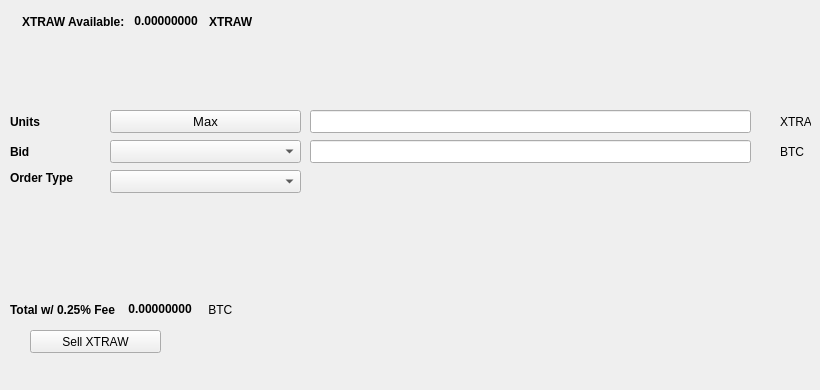
   <widget class="QWidget" name="SellTab">
    <attribute name="title">
     <string>Sell</string>
    </attribute>
    <widget class="QLabel" name="label_16">
     <property name="geometry">
      <rect>
       <x>780</x>
       <y>140</y>
       <width>31</width>
       <height>23</height>
      </rect>
     </property>
     <property name="text">
      <string>BTC</string>
     </property>
    </widget>
    <widget class="QComboBox" name="SellBidcomboBox">
     <property name="geometry">
      <rect>
       <x>110</x>
       <y>140</y>
       <width>191</width>
       <height>23</height>
      </rect>
     </property>
     <property name="font">
      <font>
       <pointsize>10</pointsize>
      </font>
     </property>
    </widget>
    <widget class="QLabel" name="label_18">
     <property name="geometry">
      <rect>
       <x>10</x>
       <y>110</y>
       <width>46</width>
       <height>23</height>
      </rect>
     </property>
     <property name="font">
      <font>
       <weight>75</weight>
       <bold>true</bold>
      </font>
     </property>
     <property name="text">
      <string>Units</string>
     </property>
    </widget>
    <widget class="QPushButton" name="Sell_Max_Amount">
     <property name="geometry">
      <rect>
       <x>110</x>
       <y>110</y>
       <width>191</width>
       <height>23</height>
      </rect>
     </property>
     <property name="font">
      <font>
       <pointsize>10</pointsize>
      </font>
     </property>
     <property name="text">
      <string>Max</string>
     </property>
    </widget>
    <widget class="QLabel" name="label_20">
     <property name="geometry">
      <rect>
       <x>10</x>
       <y>170</y>
       <width>91</width>
       <height>16</height>
      </rect>
     </property>
     <property name="font">
      <font>
       <weight>75</weight>
       <bold>true</bold>
      </font>
     </property>
     <property name="text">
      <string>Order Type</string>
     </property>
    </widget>
    <widget class="QComboBox" name="SellOrdertypeCombo">
     <property name="geometry">
      <rect>
       <x>110</x>
       <y>170</y>
       <width>191</width>
       <height>23</height>
      </rect>
     </property>
     <property name="font">
      <font>
       <pointsize>10</pointsize>
      </font>
     </property>
    </widget>
    <widget class="QLabel" name="label_21">
     <property name="geometry">
      <rect>
       <x>10</x>
       <y>140</y>
       <width>46</width>
       <height>23</height>
      </rect>
     </property>
     <property name="font">
      <font>
       <weight>75</weight>
       <bold>true</bold>
      </font>
     </property>
     <property name="text">
      <string>Bid</string>
     </property>
    </widget>
    <widget class="QLabel" name="label_22">
     <property name="geometry">
      <rect>
       <x>780</x>
       <y>110</y>
       <width>31</width>
       <height>23</height>
      </rect>
     </property>
     <property name="text">
      <string>XTRAW</string>
     </property>
    </widget>
    <widget class="QLineEdit" name="UnitsInputSEND">
     <property name="geometry">
      <rect>
       <x>310</x>
       <y>110</y>
       <width>441</width>
       <height>23</height>
      </rect>
     </property>
     <property name="font">
      <font>
       <pointsize>9</pointsize>
       <weight>75</weight>
       <bold>true</bold>
      </font>
     </property>
    </widget>
    <widget class="QLineEdit" name="SellBidPriceEdit">
     <property name="geometry">
      <rect>
       <x>310</x>
       <y>140</y>
       <width>441</width>
       <height>23</height>
      </rect>
     </property>
     <property name="font">
      <font>
       <pointsize>9</pointsize>
       <weight>75</weight>
       <bold>true</bold>
      </font>
     </property>
    </widget>
    <widget class="QPushButton" name="SellSENDBTN">
     <property name="geometry">
      <rect>
       <x>30</x>
       <y>330</y>
       <width>131</width>
       <height>23</height>
      </rect>
     </property>
     <property name="text">
      <string>Sell XTRAW</string>
     </property>
     <property name="icon">
      <iconset resource="../send">
       <normaloff>:/icons/bitcoin</normaloff>:/icons/bitcoin</iconset>
     </property>
    </widget>
    <widget class="QWidget" name="layoutWidget3">
     <property name="geometry">
      <rect>
       <x>22</x>
       <y>12</y>
       <width>258</width>
       <height>19</height>
      </rect>
     </property>
     <layout class="QHBoxLayout" name="horizontalLayout">
      <item>
       <widget class="QLabel" name="label232_2">
        <property name="font">
         <font>
          <weight>75</weight>
          <bold>true</bold>
         </font>
        </property>
        <property name="text">
         <string>XTRAW Available:</string>
        </property>
       </widget>
      </item>
      <item>
       <widget class="QLabel" name="SENDAvailableLabel">
        <property name="palette">
         <palette>
          <active>
           <colorrole role="WindowText">
            <brush brushstyle="SolidPattern">
             <color alpha="255">
              <red>0</red>
              <green>0</green>
              <blue>0</blue>
             </color>
            </brush>
           </colorrole>
           <colorrole role="Button">
            <brush brushstyle="SolidPattern">
             <color alpha="255">
              <red>0</red>
              <green>170</green>
              <blue>0</blue>
             </color>
            </brush>
           </colorrole>
           <colorrole role="Light">
            <brush brushstyle="SolidPattern">
             <color alpha="255">
              <red>0</red>
              <green>255</green>
              <blue>0</blue>
             </color>
            </brush>
           </colorrole>
           <colorrole role="Midlight">
            <brush brushstyle="SolidPattern">
             <color alpha="255">
              <red>0</red>
              <green>212</green>
              <blue>0</blue>
             </color>
            </brush>
           </colorrole>
           <colorrole role="Dark">
            <brush brushstyle="SolidPattern">
             <color alpha="255">
              <red>0</red>
              <green>85</green>
              <blue>0</blue>
             </color>
            </brush>
           </colorrole>
           <colorrole role="Mid">
            <brush brushstyle="SolidPattern">
             <color alpha="255">
              <red>0</red>
              <green>113</green>
              <blue>0</blue>
             </color>
            </brush>
           </colorrole>
           <colorrole role="Text">
            <brush brushstyle="SolidPattern">
             <color alpha="255">
              <red>0</red>
              <green>170</green>
              <blue>0</blue>
             </color>
            </brush>
           </colorrole>
           <colorrole role="BrightText">
            <brush brushstyle="SolidPattern">
             <color alpha="255">
              <red>255</red>
              <green>255</green>
              <blue>255</blue>
             </color>
            </brush>
           </colorrole>
           <colorrole role="ButtonText">
            <brush brushstyle="SolidPattern">
             <color alpha="255">
              <red>0</red>
              <green>0</green>
              <blue>0</blue>
             </color>
            </brush>
           </colorrole>
           <colorrole role="Base">
            <brush brushstyle="SolidPattern">
             <color alpha="255">
              <red>255</red>
              <green>255</green>
              <blue>255</blue>
             </color>
            </brush>
           </colorrole>
           <colorrole role="Window">
            <brush brushstyle="SolidPattern">
             <color alpha="255">
              <red>0</red>
              <green>170</green>
              <blue>0</blue>
             </color>
            </brush>
           </colorrole>
           <colorrole role="Shadow">
            <brush brushstyle="SolidPattern">
             <color alpha="255">
              <red>0</red>
              <green>0</green>
              <blue>0</blue>
             </color>
            </brush>
           </colorrole>
           <colorrole role="AlternateBase">
            <brush brushstyle="SolidPattern">
             <color alpha="255">
              <red>127</red>
              <green>212</green>
              <blue>127</blue>
             </color>
            </brush>
           </colorrole>
           <colorrole role="ToolTipBase">
            <brush brushstyle="SolidPattern">
             <color alpha="255">
              <red>255</red>
              <green>255</green>
              <blue>220</blue>
             </color>
            </brush>
           </colorrole>
           <colorrole role="ToolTipText">
            <brush brushstyle="SolidPattern">
             <color alpha="255">
              <red>0</red>
              <green>0</green>
              <blue>0</blue>
             </color>
            </brush>
           </colorrole>
          </active>
          <inactive>
           <colorrole role="WindowText">
            <brush brushstyle="SolidPattern">
             <color alpha="255">
              <red>0</red>
              <green>0</green>
              <blue>0</blue>
             </color>
            </brush>
           </colorrole>
           <colorrole role="Button">
            <brush brushstyle="SolidPattern">
             <color alpha="255">
              <red>0</red>
              <green>170</green>
              <blue>0</blue>
             </color>
            </brush>
           </colorrole>
           <colorrole role="Light">
            <brush brushstyle="SolidPattern">
             <color alpha="255">
              <red>0</red>
              <green>255</green>
              <blue>0</blue>
             </color>
            </brush>
           </colorrole>
           <colorrole role="Midlight">
            <brush brushstyle="SolidPattern">
             <color alpha="255">
              <red>0</red>
              <green>212</green>
              <blue>0</blue>
             </color>
            </brush>
           </colorrole>
           <colorrole role="Dark">
            <brush brushstyle="SolidPattern">
             <color alpha="255">
              <red>0</red>
              <green>85</green>
              <blue>0</blue>
             </color>
            </brush>
           </colorrole>
           <colorrole role="Mid">
            <brush brushstyle="SolidPattern">
             <color alpha="255">
              <red>0</red>
              <green>113</green>
              <blue>0</blue>
             </color>
            </brush>
           </colorrole>
           <colorrole role="Text">
            <brush brushstyle="SolidPattern">
             <color alpha="255">
              <red>0</red>
              <green>170</green>
              <blue>0</blue>
             </color>
            </brush>
           </colorrole>
           <colorrole role="BrightText">
            <brush brushstyle="SolidPattern">
             <color alpha="255">
              <red>255</red>
              <green>255</green>
              <blue>255</blue>
             </color>
            </brush>
           </colorrole>
           <colorrole role="ButtonText">
            <brush brushstyle="SolidPattern">
             <color alpha="255">
              <red>0</red>
              <green>0</green>
              <blue>0</blue>
             </color>
            </brush>
           </colorrole>
           <colorrole role="Base">
            <brush brushstyle="SolidPattern">
             <color alpha="255">
              <red>255</red>
              <green>255</green>
              <blue>255</blue>
             </color>
            </brush>
           </colorrole>
           <colorrole role="Window">
            <brush brushstyle="SolidPattern">
             <color alpha="255">
              <red>0</red>
              <green>170</green>
              <blue>0</blue>
             </color>
            </brush>
           </colorrole>
           <colorrole role="Shadow">
            <brush brushstyle="SolidPattern">
             <color alpha="255">
              <red>0</red>
              <green>0</green>
              <blue>0</blue>
             </color>
            </brush>
           </colorrole>
           <colorrole role="AlternateBase">
            <brush brushstyle="SolidPattern">
             <color alpha="255">
              <red>127</red>
              <green>212</green>
              <blue>127</blue>
             </color>
            </brush>
           </colorrole>
           <colorrole role="ToolTipBase">
            <brush brushstyle="SolidPattern">
             <color alpha="255">
              <red>255</red>
              <green>255</green>
              <blue>220</blue>
             </color>
            </brush>
           </colorrole>
           <colorrole role="ToolTipText">
            <brush brushstyle="SolidPattern">
             <color alpha="255">
              <red>0</red>
              <green>0</green>
              <blue>0</blue>
             </color>
            </brush>
           </colorrole>
          </inactive>
          <disabled>
           <colorrole role="WindowText">
            <brush brushstyle="SolidPattern">
             <color alpha="255">
              <red>0</red>
              <green>85</green>
              <blue>0</blue>
             </color>
            </brush>
           </colorrole>
           <colorrole role="Button">
            <brush brushstyle="SolidPattern">
             <color alpha="255">
              <red>0</red>
              <green>170</green>
              <blue>0</blue>
             </color>
            </brush>
           </colorrole>
           <colorrole role="Light">
            <brush brushstyle="SolidPattern">
             <color alpha="255">
              <red>0</red>
              <green>255</green>
              <blue>0</blue>
             </color>
            </brush>
           </colorrole>
           <colorrole role="Midlight">
            <brush brushstyle="SolidPattern">
             <color alpha="255">
              <red>0</red>
              <green>212</green>
              <blue>0</blue>
             </color>
            </brush>
           </colorrole>
           <colorrole role="Dark">
            <brush brushstyle="SolidPattern">
             <color alpha="255">
              <red>0</red>
              <green>85</green>
              <blue>0</blue>
             </color>
            </brush>
           </colorrole>
           <colorrole role="Mid">
            <brush brushstyle="SolidPattern">
             <color alpha="255">
              <red>0</red>
              <green>113</green>
              <blue>0</blue>
             </color>
            </brush>
           </colorrole>
           <colorrole role="Text">
            <brush brushstyle="SolidPattern">
             <color alpha="255">
              <red>0</red>
              <green>85</green>
              <blue>0</blue>
             </color>
            </brush>
           </colorrole>
           <colorrole role="BrightText">
            <brush brushstyle="SolidPattern">
             <color alpha="255">
              <red>255</red>
              <green>255</green>
              <blue>255</blue>
             </color>
            </brush>
           </colorrole>
           <colorrole role="ButtonText">
            <brush brushstyle="SolidPattern">
             <color alpha="255">
              <red>0</red>
              <green>85</green>
              <blue>0</blue>
             </color>
            </brush>
           </colorrole>
           <colorrole role="Base">
            <brush brushstyle="SolidPattern">
             <color alpha="255">
              <red>0</red>
              <green>170</green>
              <blue>0</blue>
             </color>
            </brush>
           </colorrole>
           <colorrole role="Window">
            <brush brushstyle="SolidPattern">
             <color alpha="255">
              <red>0</red>
              <green>170</green>
              <blue>0</blue>
             </color>
            </brush>
           </colorrole>
           <colorrole role="Shadow">
            <brush brushstyle="SolidPattern">
             <color alpha="255">
              <red>0</red>
              <green>0</green>
              <blue>0</blue>
             </color>
            </brush>
           </colorrole>
           <colorrole role="AlternateBase">
            <brush brushstyle="SolidPattern">
             <color alpha="255">
              <red>0</red>
              <green>170</green>
              <blue>0</blue>
             </color>
            </brush>
           </colorrole>
           <colorrole role="ToolTipBase">
            <brush brushstyle="SolidPattern">
             <color alpha="255">
              <red>255</red>
              <green>255</green>
              <blue>220</blue>
             </color>
            </brush>
           </colorrole>
           <colorrole role="ToolTipText">
            <brush brushstyle="SolidPattern">
             <color alpha="255">
              <red>0</red>
              <green>0</green>
              <blue>0</blue>
             </color>
            </brush>
           </colorrole>
          </disabled>
         </palette>
        </property>
        <property name="font">
         <font>
          <weight>75</weight>
          <bold>true</bold>
         </font>
        </property>
        <property name="text">
         <string> 0.00000000 </string>
        </property>
        <property name="textInteractionFlags">
         <set>Qt::LinksAccessibleByMouse|Qt::TextSelectableByKeyboard|Qt::TextSelectableByMouse</set>
        </property>
       </widget>
      </item>
      <item>
       <widget class="QLabel" name="labelSEND">
        <property name="font">
         <font>
          <weight>75</weight>
          <bold>true</bold>
         </font>
        </property>
        <property name="text">
         <string>XTRAW</string>
        </property>
       </widget>
      </item>
     </layout>
    </widget>
    <widget class="QWidget" name="layoutWidget">
     <property name="geometry">
      <rect>
       <x>10</x>
       <y>300</y>
       <width>268</width>
       <height>19</height>
      </rect>
     </property>
     <layout class="QHBoxLayout" name="horizontalLayout_2">
      <item>
       <widget class="QLabel" name="label_19">
        <property name="font">
         <font>
          <weight>75</weight>
          <bold>true</bold>
         </font>
        </property>
        <property name="text">
         <string>Total w/ 0.25% Fee </string>
        </property>
       </widget>
      </item>
      <item>
       <widget class="QLabel" name="SellCostLabel">
        <property name="palette">
         <palette>
          <active>
           <colorrole role="WindowText">
            <brush brushstyle="SolidPattern">
             <color alpha="255">
              <red>0</red>
              <green>0</green>
              <blue>0</blue>
             </color>
            </brush>
           </colorrole>
           <colorrole role="Button">
            <brush brushstyle="SolidPattern">
             <color alpha="255">
              <red>0</red>
              <green>170</green>
              <blue>0</blue>
             </color>
            </brush>
           </colorrole>
           <colorrole role="Light">
            <brush brushstyle="SolidPattern">
             <color alpha="255">
              <red>0</red>
              <green>255</green>
              <blue>0</blue>
             </color>
            </brush>
           </colorrole>
           <colorrole role="Midlight">
            <brush brushstyle="SolidPattern">
             <color alpha="255">
              <red>0</red>
              <green>212</green>
              <blue>0</blue>
             </color>
            </brush>
           </colorrole>
           <colorrole role="Dark">
            <brush brushstyle="SolidPattern">
             <color alpha="255">
              <red>0</red>
              <green>85</green>
              <blue>0</blue>
             </color>
            </brush>
           </colorrole>
           <colorrole role="Mid">
            <brush brushstyle="SolidPattern">
             <color alpha="255">
              <red>0</red>
              <green>113</green>
              <blue>0</blue>
             </color>
            </brush>
           </colorrole>
           <colorrole role="Text">
            <brush brushstyle="SolidPattern">
             <color alpha="255">
              <red>0</red>
              <green>170</green>
              <blue>0</blue>
             </color>
            </brush>
           </colorrole>
           <colorrole role="BrightText">
            <brush brushstyle="SolidPattern">
             <color alpha="255">
              <red>255</red>
              <green>255</green>
              <blue>255</blue>
             </color>
            </brush>
           </colorrole>
           <colorrole role="ButtonText">
            <brush brushstyle="SolidPattern">
             <color alpha="255">
              <red>0</red>
              <green>0</green>
              <blue>0</blue>
             </color>
            </brush>
           </colorrole>
           <colorrole role="Base">
            <brush brushstyle="SolidPattern">
             <color alpha="255">
              <red>255</red>
              <green>255</green>
              <blue>255</blue>
             </color>
            </brush>
           </colorrole>
           <colorrole role="Window">
            <brush brushstyle="SolidPattern">
             <color alpha="255">
              <red>0</red>
              <green>170</green>
              <blue>0</blue>
             </color>
            </brush>
           </colorrole>
           <colorrole role="Shadow">
            <brush brushstyle="SolidPattern">
             <color alpha="255">
              <red>0</red>
              <green>0</green>
              <blue>0</blue>
             </color>
            </brush>
           </colorrole>
           <colorrole role="AlternateBase">
            <brush brushstyle="SolidPattern">
             <color alpha="255">
              <red>127</red>
              <green>212</green>
              <blue>127</blue>
             </color>
            </brush>
           </colorrole>
           <colorrole role="ToolTipBase">
            <brush brushstyle="SolidPattern">
             <color alpha="255">
              <red>255</red>
              <green>255</green>
              <blue>220</blue>
             </color>
            </brush>
           </colorrole>
           <colorrole role="ToolTipText">
            <brush brushstyle="SolidPattern">
             <color alpha="255">
              <red>0</red>
              <green>0</green>
              <blue>0</blue>
             </color>
            </brush>
           </colorrole>
          </active>
          <inactive>
           <colorrole role="WindowText">
            <brush brushstyle="SolidPattern">
             <color alpha="255">
              <red>0</red>
              <green>0</green>
              <blue>0</blue>
             </color>
            </brush>
           </colorrole>
           <colorrole role="Button">
            <brush brushstyle="SolidPattern">
             <color alpha="255">
              <red>0</red>
              <green>170</green>
              <blue>0</blue>
             </color>
            </brush>
           </colorrole>
           <colorrole role="Light">
            <brush brushstyle="SolidPattern">
             <color alpha="255">
              <red>0</red>
              <green>255</green>
              <blue>0</blue>
             </color>
            </brush>
           </colorrole>
           <colorrole role="Midlight">
            <brush brushstyle="SolidPattern">
             <color alpha="255">
              <red>0</red>
              <green>212</green>
              <blue>0</blue>
             </color>
            </brush>
           </colorrole>
           <colorrole role="Dark">
            <brush brushstyle="SolidPattern">
             <color alpha="255">
              <red>0</red>
              <green>85</green>
              <blue>0</blue>
             </color>
            </brush>
           </colorrole>
           <colorrole role="Mid">
            <brush brushstyle="SolidPattern">
             <color alpha="255">
              <red>0</red>
              <green>113</green>
              <blue>0</blue>
             </color>
            </brush>
           </colorrole>
           <colorrole role="Text">
            <brush brushstyle="SolidPattern">
             <color alpha="255">
              <red>0</red>
              <green>170</green>
              <blue>0</blue>
             </color>
            </brush>
           </colorrole>
           <colorrole role="BrightText">
            <brush brushstyle="SolidPattern">
             <color alpha="255">
              <red>255</red>
              <green>255</green>
              <blue>255</blue>
             </color>
            </brush>
           </colorrole>
           <colorrole role="ButtonText">
            <brush brushstyle="SolidPattern">
             <color alpha="255">
              <red>0</red>
              <green>0</green>
              <blue>0</blue>
             </color>
            </brush>
           </colorrole>
           <colorrole role="Base">
            <brush brushstyle="SolidPattern">
             <color alpha="255">
              <red>255</red>
              <green>255</green>
              <blue>255</blue>
             </color>
            </brush>
           </colorrole>
           <colorrole role="Window">
            <brush brushstyle="SolidPattern">
             <color alpha="255">
              <red>0</red>
              <green>170</green>
              <blue>0</blue>
             </color>
            </brush>
           </colorrole>
           <colorrole role="Shadow">
            <brush brushstyle="SolidPattern">
             <color alpha="255">
              <red>0</red>
              <green>0</green>
              <blue>0</blue>
             </color>
            </brush>
           </colorrole>
           <colorrole role="AlternateBase">
            <brush brushstyle="SolidPattern">
             <color alpha="255">
              <red>127</red>
              <green>212</green>
              <blue>127</blue>
             </color>
            </brush>
           </colorrole>
           <colorrole role="ToolTipBase">
            <brush brushstyle="SolidPattern">
             <color alpha="255">
              <red>255</red>
              <green>255</green>
              <blue>220</blue>
             </color>
            </brush>
           </colorrole>
           <colorrole role="ToolTipText">
            <brush brushstyle="SolidPattern">
             <color alpha="255">
              <red>0</red>
              <green>0</green>
              <blue>0</blue>
             </color>
            </brush>
           </colorrole>
          </inactive>
          <disabled>
           <colorrole role="WindowText">
            <brush brushstyle="SolidPattern">
             <color alpha="255">
              <red>0</red>
              <green>85</green>
              <blue>0</blue>
             </color>
            </brush>
           </colorrole>
           <colorrole role="Button">
            <brush brushstyle="SolidPattern">
             <color alpha="255">
              <red>0</red>
              <green>170</green>
              <blue>0</blue>
             </color>
            </brush>
           </colorrole>
           <colorrole role="Light">
            <brush brushstyle="SolidPattern">
             <color alpha="255">
              <red>0</red>
              <green>255</green>
              <blue>0</blue>
             </color>
            </brush>
           </colorrole>
           <colorrole role="Midlight">
            <brush brushstyle="SolidPattern">
             <color alpha="255">
              <red>0</red>
              <green>212</green>
              <blue>0</blue>
             </color>
            </brush>
           </colorrole>
           <colorrole role="Dark">
            <brush brushstyle="SolidPattern">
             <color alpha="255">
              <red>0</red>
              <green>85</green>
              <blue>0</blue>
             </color>
            </brush>
           </colorrole>
           <colorrole role="Mid">
            <brush brushstyle="SolidPattern">
             <color alpha="255">
              <red>0</red>
              <green>113</green>
              <blue>0</blue>
             </color>
            </brush>
           </colorrole>
           <colorrole role="Text">
            <brush brushstyle="SolidPattern">
             <color alpha="255">
              <red>0</red>
              <green>85</green>
              <blue>0</blue>
             </color>
            </brush>
           </colorrole>
           <colorrole role="BrightText">
            <brush brushstyle="SolidPattern">
             <color alpha="255">
              <red>255</red>
              <green>255</green>
              <blue>255</blue>
             </color>
            </brush>
           </colorrole>
           <colorrole role="ButtonText">
            <brush brushstyle="SolidPattern">
             <color alpha="255">
              <red>0</red>
              <green>85</green>
              <blue>0</blue>
             </color>
            </brush>
           </colorrole>
           <colorrole role="Base">
            <brush brushstyle="SolidPattern">
             <color alpha="255">
              <red>0</red>
              <green>170</green>
              <blue>0</blue>
             </color>
            </brush>
           </colorrole>
           <colorrole role="Window">
            <brush brushstyle="SolidPattern">
             <color alpha="255">
              <red>0</red>
              <green>170</green>
              <blue>0</blue>
             </color>
            </brush>
           </colorrole>
           <colorrole role="Shadow">
            <brush brushstyle="SolidPattern">
             <color alpha="255">
              <red>0</red>
              <green>0</green>
              <blue>0</blue>
             </color>
            </brush>
           </colorrole>
           <colorrole role="AlternateBase">
            <brush brushstyle="SolidPattern">
             <color alpha="255">
              <red>0</red>
              <green>170</green>
              <blue>0</blue>
             </color>
            </brush>
           </colorrole>
           <colorrole role="ToolTipBase">
            <brush brushstyle="SolidPattern">
             <color alpha="255">
              <red>255</red>
              <green>255</green>
              <blue>220</blue>
             </color>
            </brush>
           </colorrole>
           <colorrole role="ToolTipText">
            <brush brushstyle="SolidPattern">
             <color alpha="255">
              <red>0</red>
              <green>0</green>
              <blue>0</blue>
             </color>
            </brush>
           </colorrole>
          </disabled>
         </palette>
        </property>
        <property name="font">
         <font>
          <weight>75</weight>
          <bold>true</bold>
         </font>
        </property>
        <property name="autoFillBackground">
         <bool>false</bool>
        </property>
        <property name="text">
         <string> 0.00000000</string>
        </property>
        <property name="textInteractionFlags">
         <set>Qt::LinksAccessibleByMouse|Qt::TextSelectableByMouse</set>
        </property>
       </widget>
      </item>
      <item>
       <widget class="QLabel" name="label_17">
        <property name="font">
         <font>
          <weight>50</weight>
          <bold>false</bold>
         </font>
        </property>
        <property name="text">
         <string> BTC</string>
        </property>
       </widget>
      </item>
     </layout>
    </widget>
    <widget class="QLabel" name="label_23">
     <property name="geometry">
      <rect>
       <x>460</x>
       <y>300</y>
       <width>281</width>
       <height>81</height>
      </rect>
     </property>
     <property name="text">
      <string/>
     </property>
     <property name="pixmap">
      <pixmap>:/images/bittrex</pixmap>
     </property>
    </widget>
   </widget>
